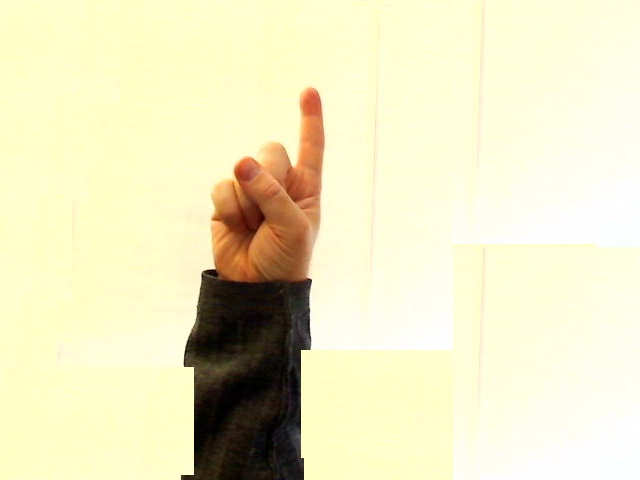
//> input picture assignment3/demoHSV_740/images/1_B.jpg, 640 x 480 px
$ ./demo-backup   (built with g++ and OpenCV 4, the #if around main switched on)
//> lines starting //> are read from the running program, lines starting //| are printed output that depends on the picture; after the words box and inside, x2 and y2 are one past the last pixel; in counts of white or black regions, pixels touching at a corner belong together
//> further down, img is the input picture: 480 rows x 640 cols, CV_8UC3; mean B, G, R 194, 230.6, 235.3
//
// Created by Tommy on 2020/6/5.
//


#include <iostream>
#include <fstream>

#include <opencv2/opencv.hpp>
#include <opencv2/highgui/highgui.hpp>

#include<algorithm>
#include <math.h>

#include<stdlib.h>
#include<stdio.h>
#include <iostream>
#ifdef __APPLE__
#include <sys/uio.h>
#else
#include <sys/io.h>
#endif
#include <unistd.h>
#include <dirent.h>


#include "LoadData.h"


using namespace std;
using namespace cv;

#define Mpixel(image,x,y) ( (uchar *) ( ((image).data) + (y)*((image).step) ) ) [(x)]
#define MpixelB(image,x,y) ( (uchar *) ( ((image).data) + (y)*((image).step) ) ) [(x)*((image).channels())]
#define MpixelG(image,x,y) ( (uchar *) ( ((image).data) + (y)*(( image).step) ) ) [(x)*((image).channels())+1]
#define MpixelR(image,x,y) ( (uchar *) ( ((image).data) + (y)*(( image).step) ) ) [(x)*((image).channels())+2]


#if 001

vector<double> EllipticFourierDescriptors(vector<Point>& contour , vector< float> CE) {
    vector<float> ax, ay, bx, by;
    vector<double> feature_values;
    int m = contour.size();
    int n = 20;//number of CEs we are interested in computing
     float t=(2*M_PI)/m;
    for (int k = 0; k < n; k++) {
        ax.push_back(0.0);
        ay.push_back(0.0);
        bx.push_back(0.0);
        by.push_back(0.0);
        for (int i = 0; i < m; i++) {
            ax[k] = ax[k] + contour[i].x * cos((k + 1) * t * (i));
            bx[k] = bx[k] + contour[i].x * sin((k + 1) * t * (i));
            ay[k] = ay[k] + contour[i].y * cos((k + 1) * t * (i));
            by[k] = by[k] + contour[i].y * sin((k + 1) * t * (i));
        }
        ax[k] = (ax[k]) / m;
        bx[k] = (bx[k]) / m;
        ay[k] = (ay[k]) / m;
        by[k] = (by[k]) / m;
    }
    for (int k = 0; k < n; k++) {
        CE.push_back(sqrt((ax[k] * ax[k] + ay[k] * ay[k]) / (ax[0] * ax[0] + ay[0] * ay[0])) +
             sqrt((bx[k] * bx[k] + by[k] * by[k]) / (bx[0] * bx[0] + by[0] * by[0])));
    }
    for (int count = 0; count < n && count < CE.size(); count++) {
//        printf("%d CE %f ax %f ay %f bx %f by%f \n" ,count, CE[count], ax[count], ay[count], bx[count], by[count] );
//        cout <<"CE index:"<<count <<"; CE value:"<< CE[count] <<endl;
        Feature feature;
//        feature.index = count;
//        feature.value = CE[count];
//        feature_list.push_back(feature);
        feature_values.push_back(CE[count]);

    }

    return feature_values;

}

Mat get_obj_img(Mat org_img){
    Mat gray_img, binary_img,obj_img;
    blur(org_img,org_img, Size(3,3));
    cvtColor ( org_img , gray_img , COLOR_BGR2GRAY ) ;
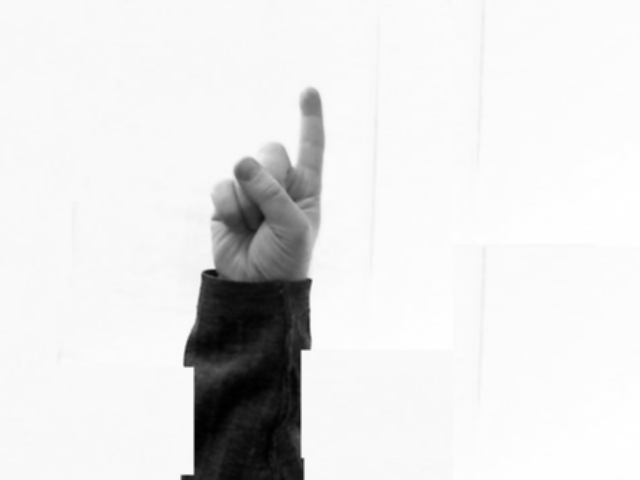
//> gray_img: 480 rows x 640 cols, CV_8UC1; min 0, max 255, mean 227.9
    threshold ( gray_img , binary_img , 225 , 255 , THRESH_BINARY ) ;//todo 区域划分不精准
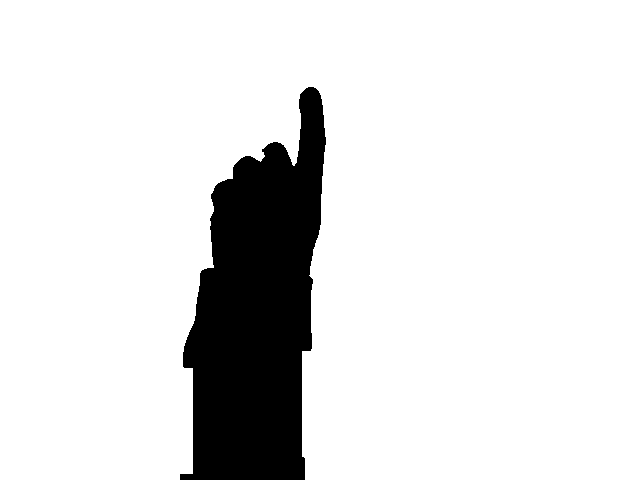
//> binary_img: 480 rows x 640 cols, CV_8UC1; 87.9% white; 1 black region, box (x1, y1, x2, y2) and area: (180, 87, 326, 480) 37229
    //    imshow("Binary",binary_img);

    Mat reverse_img = 255 - binary_img;
    org_img.copyTo(obj_img);
    for (int x = 0; x < obj_img.cols; x++) {
        for (int y = 0; y < obj_img.rows; y++) {
            if(int(Mpixel(reverse_img ,x,y))==0){
                MpixelB(obj_img ,x,y)= 0;
                MpixelG(obj_img ,x,y)= 0;
                MpixelR(obj_img ,x,y)= 0;
            }
        }
    }
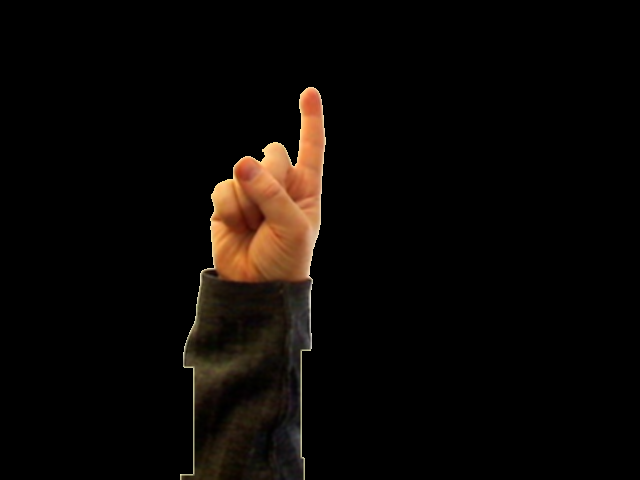
//> obj_img: 480 rows x 640 cols, CV_8UC3; mean B, G, R 4.7, 7.6, 11.4
//    imshow("obj_img",obj_img);
    return obj_img;
}

vector<double> get_feature(Mat obj_img){
    Mat obj_gray_img,obj_binary_img;
    cvtColor( obj_img , obj_gray_img , COLOR_BGR2GRAY );
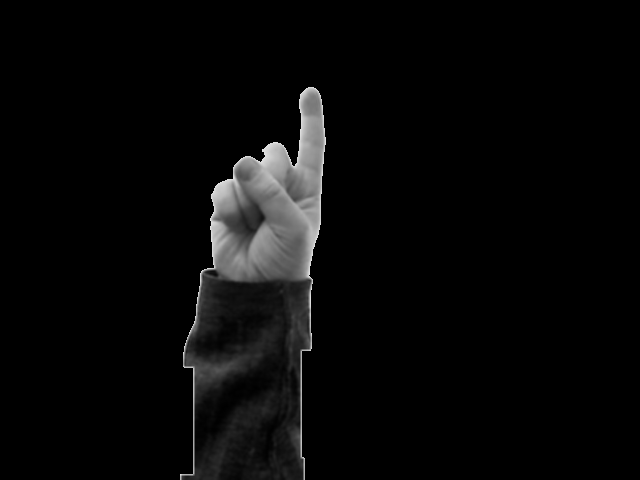
//> obj_gray_img: 480 rows x 640 cols, CV_8UC1; min 0, max 225, mean 8.4
    threshold ( obj_gray_img , obj_binary_img , 5 , 255 , THRESH_BINARY ) ;
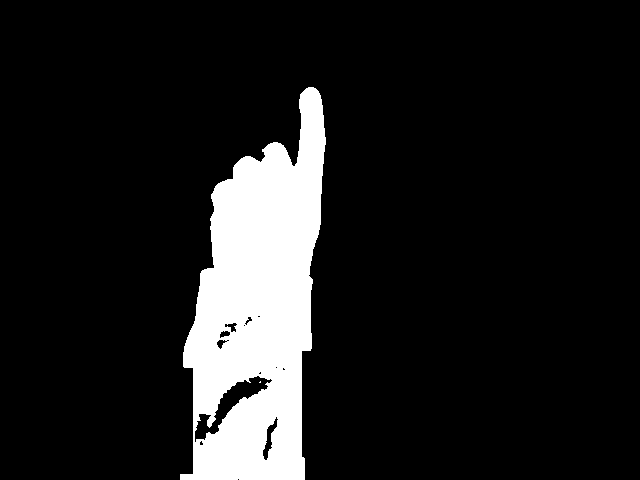
//> obj_binary_img: 480 rows x 640 cols, CV_8UC1; 11.6% white; 2 white regions (1 under 20 px)
    vector<vector<Point> > contours ;
    findContours ( obj_binary_img , contours ,RETR_EXTERNAL, CHAIN_APPROX_SIMPLE) ;
//> contours = 1 contour; box (x1, y1, x2, y2) and area: (180, 87, 326, 480) 36704
    Mat drawing = Mat::zeros( obj_binary_img.size(), CV_8UC3 );
    Scalar color = CV_RGB( 0, 255,0 );
    int largestcontour=0;
    long int largestsize=0;
    vector< vector<Point> > filterContours;	// 筛选后的轮廓
    vector< Point > hull;	// 凸包络的点集

    for(int i = 0; i< contours.size(); i++ ) {

        if (fabs(contourArea(Mat(contours[i]))) > 30000)	//判断手进入区域的阈值
        {
            filterContours.push_back(contours[i]);
        }

    }
//> this loop made 1 pass
    drawContours(drawing, filterContours, -1, Scalar(0,0,255), 1);
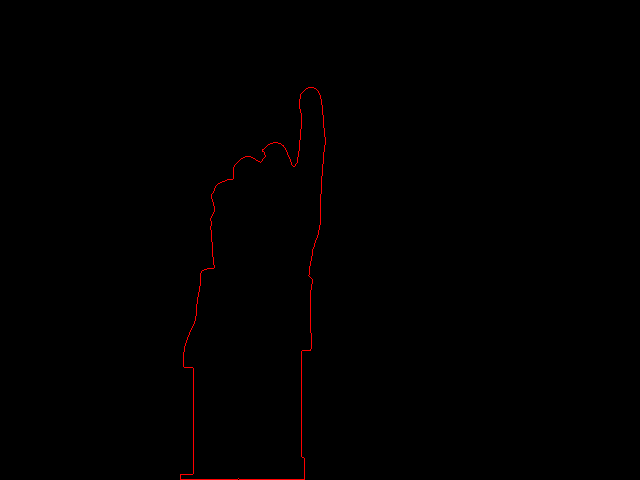
//> drawing: 480 rows x 640 cols, CV_8UC3; mean B, G, R 0, 0, 0.9
    imshow("drawing" , drawing ) ;
    vector<float> CE;
    vector<double> feature_values = EllipticFourierDescriptors(contours[largestcontour], CE);
//> in EllipticFourierDescriptors, `int m = contour.size();`: m = 244
//> in EllipticFourierDescriptors, `float t=(2*M_PI)/m;`: t = 0.0258
    return feature_values;
}

int main (){

//    LoadData test("./images/test/");
//    test.get_files_name();


//    Mat img = imread("./images/0_A.jpg",1);
    Mat img = imread("./images/1_B.jpg",1);
//    imshow("org_img",img);


    Mat obj_img = get_obj_img(img);
//> (the run ends here: the program needs code that is not available in this run, at `Feature feature;`)

$ run again, with assignment3/demoHSV/images/0_A.jpg copied over assignment3/demoHSV_740/images/1_B.jpg
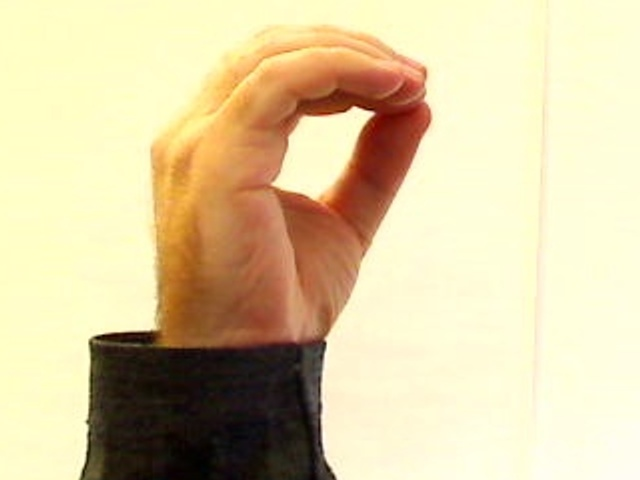
//> input picture assignment3/demoHSV/images/0_A.jpg, 640 x 480 px
//> img is the input picture: 480 rows x 640 cols, CV_8UC3; mean B, G, R 162.1, 202.4, 218.2
//> in get_obj_img, `threshold ( gray_img , binary_img , 225 , 255 , THRESH_BINARY ) ;`:
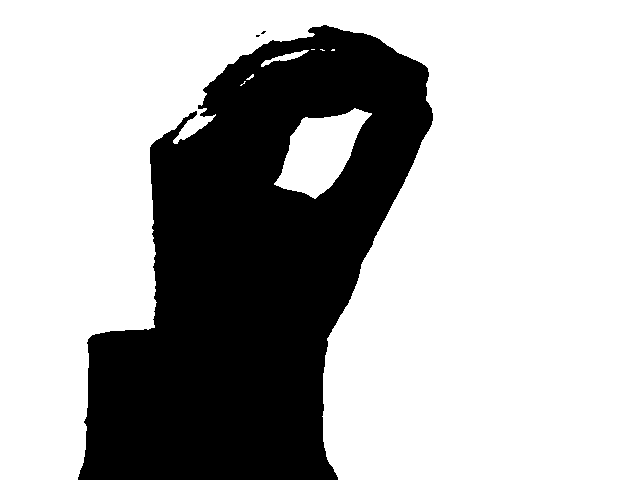
//> binary_img: 480 rows x 640 cols, CV_8UC1; 69.2% white; 3 black regions (2 under 20 px), largest, box (x1, y1, x2, y2) and area: (78, 25, 433, 480) 94660
//> obj_binary_img: 480 rows x 640 cols, CV_8UC1; 30.5% white; 6 white regions (4 under 20 px)
//> contours = 6 contours, 4 with area under 20; largest, box (x1, y1, x2, y2) and area: (78, 25, 433, 480) 97986, (179, 473, 199, 478) 48
//> the loop in get_feature, `for(int i = 0; i< contours.size(); i++ )` made 6 passes
//> in get_feature, `drawContours(drawing, filterContours, -1, Scalar(0,0,255), 1);`:
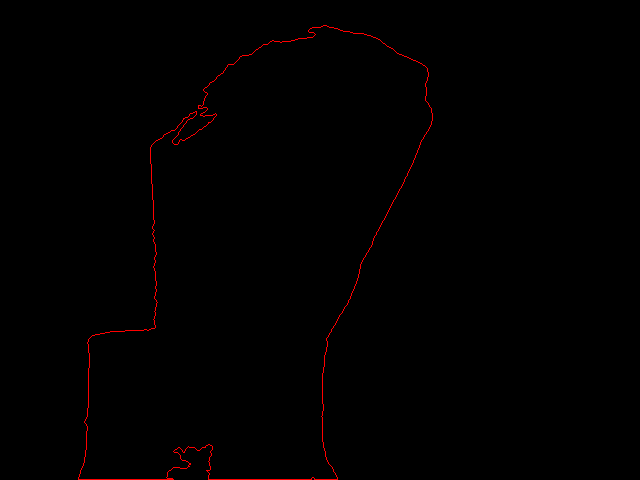
//> drawing: 480 rows x 640 cols, CV_8UC3; mean B, G, R 0, 0, 1.3
//> m = 1
//> t = 6.28
